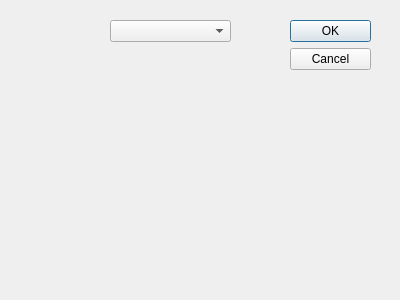
<?xml version="1.0" encoding="UTF-8"?>
<ui version="4.0">
 <class>supprimeringredient</class>
 <widget class="QDialog" name="supprimeringredient">
  <property name="geometry">
   <rect>
    <x>0</x>
    <y>0</y>
    <width>400</width>
    <height>300</height>
   </rect>
  </property>
  <property name="windowTitle">
   <string>Dialog</string>
  </property>
  <widget class="QDialogButtonBox" name="buttonBox">
   <property name="geometry">
    <rect>
     <x>290</x>
     <y>20</y>
     <width>81</width>
     <height>241</height>
    </rect>
   </property>
   <property name="orientation">
    <enum>Qt::Vertical</enum>
   </property>
   <property name="standardButtons">
    <set>QDialogButtonBox::Cancel|QDialogButtonBox::Ok</set>
   </property>
  </widget>
  <widget class="QComboBox" name="comboIngredients">
   <property name="geometry">
    <rect>
     <x>110</x>
     <y>20</y>
     <width>121</width>
     <height>22</height>
    </rect>
   </property>
  </widget>
 </widget>
 <resources/>
 <connections>
  <connection>
   <sender>buttonBox</sender>
   <signal>accepted()</signal>
   <receiver>supprimeringredient</receiver>
   <slot>accept()</slot>
   <hints>
    <hint type="sourcelabel">
     <x>248</x>
     <y>254</y>
    </hint>
    <hint type="destinationlabel">
     <x>157</x>
     <y>274</y>
    </hint>
   </hints>
  </connection>
  <connection>
   <sender>buttonBox</sender>
   <signal>rejected()</signal>
   <receiver>supprimeringredient</receiver>
   <slot>reject()</slot>
   <hints>
    <hint type="sourcelabel">
     <x>316</x>
     <y>260</y>
    </hint>
    <hint type="destinationlabel">
     <x>286</x>
     <y>274</y>
    </hint>
   </hints>
  </connection>
 </connections>
</ui>
